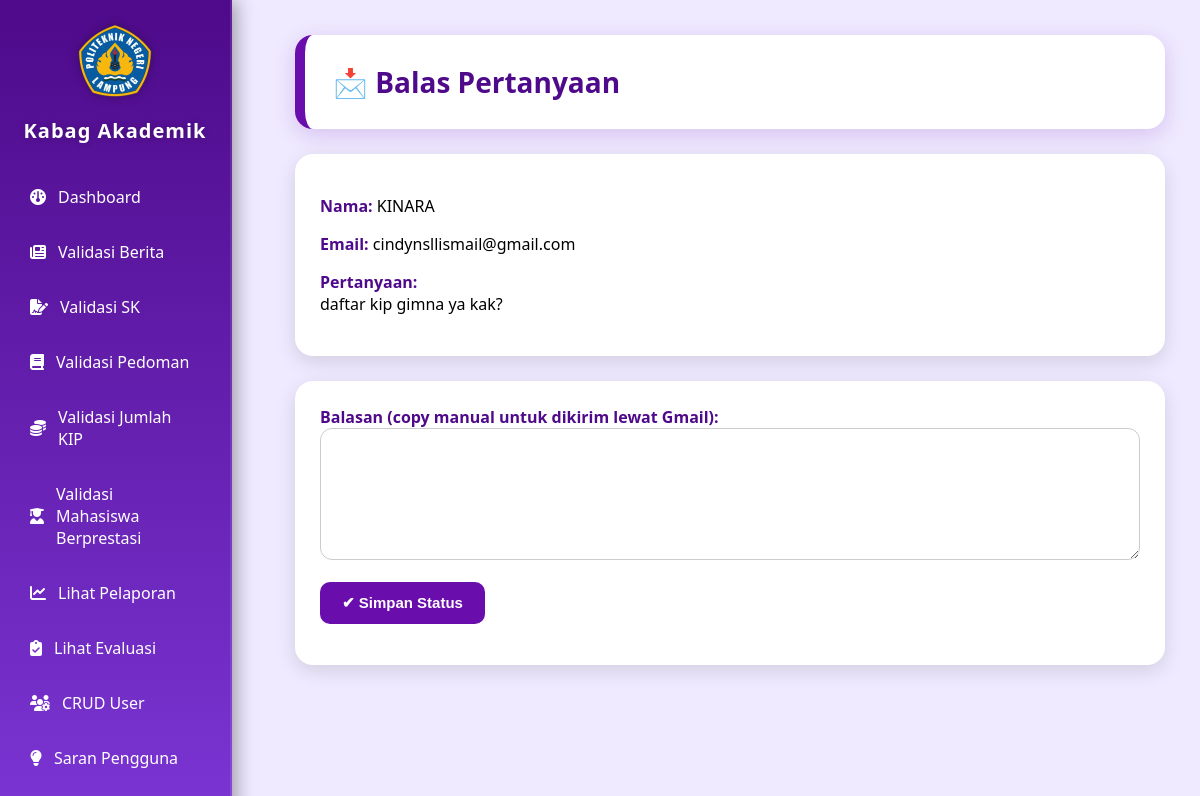
/kabag_akademik/balas.php?id=2 (signed in), run on the app's committed database.
### tables this page shows
CREATE TABLE `pertanyaan` (
  `id_pertanyaan` int(11) NOT NULL,
  `nama` varchar(100) DEFAULT NULL,
  `email` varchar(150) DEFAULT NULL,
  `pesan` text DEFAULT NULL,
  `status_balasan` enum('belum','sudah') DEFAULT 'belum',
  `tanggal` timestamp NOT NULL DEFAULT current_timestamp()
);

### kabag_akademik/balas.php (the view, shortened to what this page needs)
<?php
include "../koneksi.php";
include "sidebar.php";
$id = $_GET['id'];
$q = $koneksi->query("SELECT * FROM pertanyaan WHERE id_pertanyaan='$id'");
$data = $q->fetch_assoc();
?>
<div class="content-wrapper">
    <div class="header-card">
        <h2>📩 Balas Pertanyaan</h2>
    </div>
    <div class="info-card">
        <p><span class="label">Nama:</span> <?= $data['nama']; ?></p>
        <p><span class="label">Email:</span> <?= $data['email']; ?></p>
        <p><span class="label">Pertanyaan:</span><br><?= nl2br($data['pesan']); ?></p>
    </div>
    <div class="form-card">
        <form method="POST">
            <label class="label">Balasan (copy manual untuk dikirim lewat Gmail):</label>
            <textarea name="balasan" rows="6" required></textarea><br><br>
            <button type="submit" name="kirim" class="btn-send">
                ✔ Simpan Status
            </button>
        </form>
    </div>
</div>

### kabag_akademik/balas.php (style rules this page uses)
.content-wrapper { margin-left: 260px; padding: 35px; }
.header-card { background: #ffffff; padding: 28px; border-radius: 18px; border-left: 10px solid #6a0dad; box-shadow: 0 6px 22px rgba(106, 13, 173, 0.18); margin-bottom: 25px; }
.header-card h2 { margin: 0; font-size: 28px; font-weight: 800; color: #4e0a8a; }
.info-card { background: #ffffff; padding: 25px; border-radius: 18px; box-shadow: 0 6px 20px rgba(0,0,0,0.12); margin-bottom: 25px; }
.label { font-weight: 700; color: #4e0a8a; }
.form-card { background: #ffffff; padding: 25px; border-radius: 18px; box-shadow: 0 6px 20px rgba(0,0,0,0.12); }
textarea { width: 100%; padding: 14px; border-radius: 12px; border: 1px solid #ccc; resize: vertical; font-size: 15px; }
.btn-send { padding: 12px 22px; background: #6a0dad; color: white; border: none; border-radius: 10px; font-size: 15px; font-weight: 600; cursor: pointer; transition: 0.2s; }

### data on the page
pertanyaan: nama "KINARA", email "cindynsllismail@gmail.com", pesan "daftar kip gimna ya kak?"
